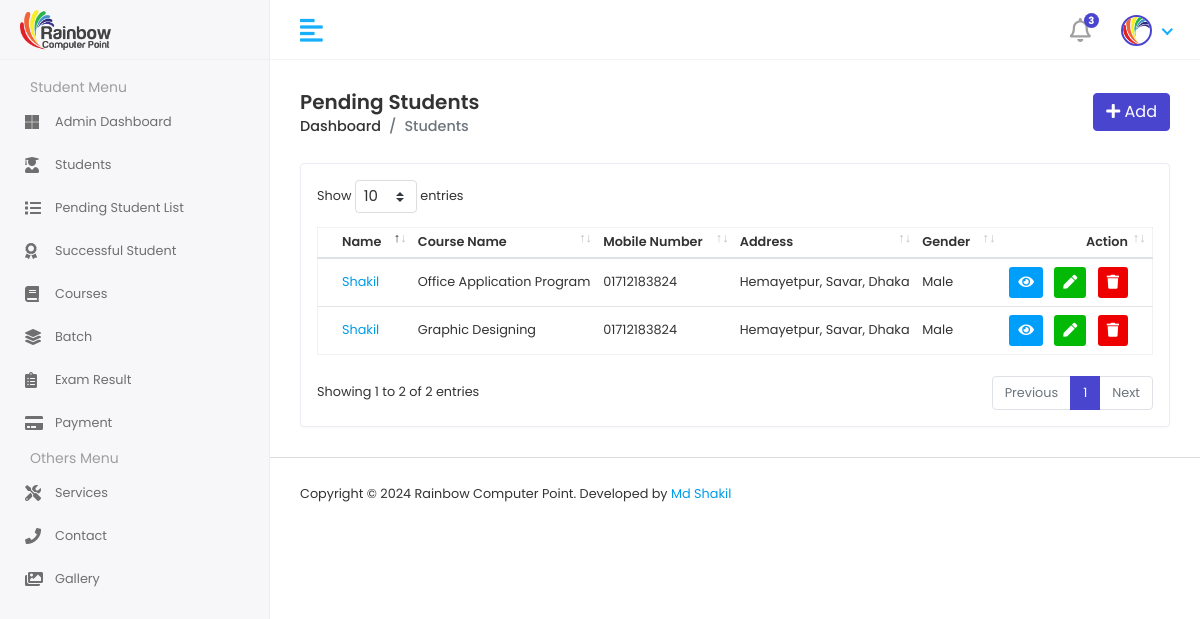
Screenshot of /pendingStudentList/ (signed in) with the database file from the repository.
### RainbowApp/models.py (models this page shows)
class AdmissionFormModel(models.Model):
    CourseName = models.ForeignKey(CourseInfoModel,on_delete=models.SET_NULL,null=True)
    StudentName = models.CharField(max_length=100, null=True)
    FatherName = models.CharField(max_length=100, null=True)
    MotherName = models.CharField(max_length=100, null=True)
    DOB = models.DateField()
    GENDER = [
        ('Male','Male'),
        ('Female','Female'),
    ]
    Gender = models.CharField(choices=GENDER,max_length=100, null=True)
    email = models.EmailField(max_length=100, null=True)
    Mobile = models.CharField(max_length=100, null=True)
    Address = models.CharField(max_length=100, null=True)
    StudentPhoto = models.ImageField(upload_to='studentphoto', null=True)

class CourseInfoModel(models.Model):
    CourseName = models.CharField(max_length=100, null=True)
    CourseDuration = models.CharField(max_length=100, null=True)
    WeeklyClass = models.CharField(max_length=100, null=True)
    ClassDurationHour = models.CharField(max_length=100, null=True)
    ClassDurationMinute = models.CharField(max_length=100, null=True)
    CourseFee = models.CharField(max_length=100, null=True)
    AboutCourse = models.TextField(null=True)
    CourseTopics = models.TextField(null=True)
    CourseImage = models.ImageField(upload_to='courseImg',null=True)
    def __str__(self):
        return self.CourseName

### RainbowProject/studentviews.py (the view)
# urls.py: path('pendingStudentList/',pendingStudentList, name='pendingStudentList'),
@login_required
def pendingStudentList(request):
    pendingstudentdata = AdmissionFormModel.objects.all()
    context = {
        'pendingstudentdata':pendingstudentdata,
    }
    return render(request,'students/pendingstudentlist.html',context)

### template/students/pendingstudentlist.html
{% extends 'adminmaster/adminmaster.html' %}
{% block admincontent %}
{% load static %}
<div class="content container-fluid">
    <div class="page-header">
       <div class="row align-items-center">
          <div class="col">
             <h3 class="page-title">Pending Students</h3>
             <ul class="breadcrumb">
                <li class="breadcrumb-item"><a href="{% url 'adminDashboard' %}">Dashboard</a></li>
                <li class="breadcrumb-item active">Students</li>
             </ul>
          </div>
          <div class="col-auto text-right float-right ml-auto">
             <a href="{% url 'addStudentPage' %}" class="btn btn-primary"><i class="fas fa-plus"></i> Add</a>
          </div>
       </div>
    </div>
    <div class="row">
       <div class="col-sm-12">
          <div class="card card-table">
             <div class="card-body">
                <div class="table-responsive">
                    {% include 'commons/message.html' %}
                   <table class="table table-hover table-center mb-0 datatable">
                      <thead>
                         <tr>
                            <th>Name</th>
                            <th>Course Name</th>
                            <th>Mobile Number</th>
                            <th>Address</th>
                            <th>Gender</th>
                            <th class="text-right">Action</th>
                         </tr>
                      </thead>
                      <tbody>
                        {% for i in pendingstudentdata %}
                        <tr>
                           <td>
                                 <a href="">{{i.StudentName}}</a>
                           </td>
                           <td>{{i.CourseName}}</td>
                           <td>{{i.Mobile}}</td>
                           <td>{{i.Address}}</td>
                           <td>{{i.Gender}}</td>
                           <td class="text-right">
                              <div class="actions">
                                 <a href="" class="btn btn-sm bg-info-light mr-2">
                                 <i class="fas fa-eye"></i>
                                 </a>
                                 <a href="{% url 'editPendingStudent' i.id %}" class="btn btn-sm bg-success-light mr-2">
                                 <i class="fas fa-pen"></i>
                                 </a>
                                 <a href="{% url 'deletePendingStudent' i.id %}" class="btn btn-sm bg-danger-light">
                                 <i class="fas fa-trash"></i>
                                 </a>
                              </div>
                           </td>
                        </tr>
                        {% endfor %}
                      </tbody>
                   </table>
                </div>
             </div>
          </div>
       </div>
    </div>
 </div>
{% endblock admincontent %}

### static/assets/css/style.css (style rules this page uses)
html { height: 100%; }
body { background-color: #fff; color: #333; font-family: 'Poppins', sans-serif; font-size: 0.8rem; height: 100%; line-height: 1; overflow-x: hidden; }
h1, h2, h3, h4, h5, h6 { font-family: 'Poppins', sans-serif; margin-top: 0; }
a { color: #009ce7; }
input, button, a { transition: all 0.4s ease; -moz-transition: all 0.4s ease; -o-transition: all 0.4s ease; -ms-transition: all 0.4s ease; -webkit-transition: all 0.4s ease; }
ul, ol { padding: 0px; list-style: none; }
.table { color: #333; max-width: 100%; margin-bottom: 0; width: 100%; }
.table.dataTable { border-collapse: collapse !important; border: 1px solid rgba(0, 0, 0, 0.05); }
.table thead tr th { font-weight: 600; }
.table tbody tr { border-bottom: 1px solid rgba(0, 0, 0, 0.05); }
.table.table-center td, .table.table-center th { vertical-align: middle; }
.card-table .card-body .table > thead > tr > th { border-top: 0; }
.card-table .card-body .table tr td:first-child, .card-table .card-body .table tr th:first-child { padding-left: 1.5rem; }
.card-table .card-body .table tr td:last-child, .card-table .card-body .table tr th:last-child { padding-right: 1.5rem; }
.card-table .table td, .card-table .table th { border-top: 1px solid #e2e5e8; padding: 0.5rem 0.3rem; white-space: nowrap; }
.btn-primary { background-color: #4a45cf; border: 1px solid #4a45cf; }
.card { border: 1px solid #ececf5; box-shadow: 0 1px 3px 0 rgba(0, 0, 0, 0.03); margin-bottom: 1.875rem; }
.card-body { padding: 1rem; }
.bg-info-light { background-color:#009efb !important; color:#fff !important; }
.bg-danger-light { background-color:#ee0000 !important; color:#fff !important; }
.bg-success-light { background-color: #02ba05; color: #fff; }
.page-wrapper > .content { padding: 1.875rem 1.875rem 0; }
.page-header { margin-bottom: 1.875rem; }
.page-header .breadcrumb { background-color: transparent; color: #6c757d; font-size: 0.9rem; font-weight: 500; margin-bottom: 0; padding: 0; }
.page-header .breadcrumb a { color: #333; }
.page-title { font-size: 20px; font-weight: 600; color: #333; margin-bottom: 5px; }

### rows the page displays
AdmissionFormModel: StudentName "Shakil", CourseName "Office Application Program", Mobile "01712183824", Address "Hemayetpur, Savar, Dhaka", Gender "Male"
AdmissionFormModel: StudentName "Shakil", CourseName "Graphic Designing", Mobile "01712183824", Address "Hemayetpur, Savar, Dhaka", Gender "Male"
